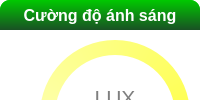
                              <widget class="QFrame" name="Top_Ctrl_frame_3">
                               <property name="sizePolicy">
                                <sizepolicy hsizetype="Preferred" vsizetype="Expanding">
                                 <horstretch>0</horstretch>
                                 <verstretch>0</verstretch>
                                </sizepolicy>
                               </property>
                               <property name="styleSheet">
                                <string notr="true">background-color: rgb(255, 255, 255);
border-radius: 10px;</string>
                               </property>
                               <property name="frameShape">
                                <enum>QFrame::StyledPanel</enum>
                               </property>
                               <property name="frameShadow">
                                <enum>QFrame::Raised</enum>
                               </property>
                               <layout class="QVBoxLayout" name="verticalLayout_31">
                                <property name="spacing">
                                 <number>0</number>
                                </property>
                                <property name="leftMargin">
                                 <number>0</number>
                                </property>
                                <property name="topMargin">
                                 <number>0</number>
                                </property>
                                <property name="rightMargin">
                                 <number>0</number>
                                </property>
                                <property name="bottomMargin">
                                 <number>0</number>
                                </property>
                                <item>
                                 <widget class="QFrame" name="Top_Ctrl_frame3_header">
                                  <property name="styleSheet">
                                   <string notr="true">background-color: rgb(0, 200, 0);</string>
                                  </property>
                                  <property name="frameShape">
                                   <enum>QFrame::StyledPanel</enum>
                                  </property>
                                  <property name="frameShadow">
                                   <enum>QFrame::Raised</enum>
                                  </property>
                                  <layout class="QVBoxLayout" name="verticalLayout_21">
                                   <property name="spacing">
                                    <number>0</number>
                                   </property>
                                   <property name="leftMargin">
                                    <number>0</number>
                                   </property>
                                   <property name="topMargin">
                                    <number>0</number>
                                   </property>
                                   <property name="rightMargin">
                                    <number>0</number>
                                   </property>
                                   <property name="bottomMargin">
                                    <number>0</number>
                                   </property>
                                   <item>
                                    <widget class="QPushButton" name="Top_Ctrl_header3">
                                     <property name="minimumSize">
                                      <size>
                                       <width>0</width>
                                       <height>30</height>
                                      </size>
                                     </property>
                                     <property name="font">
                                      <font>
                                       <family>Segoe UI</family>
                                       <pointsize>12</pointsize>
                                       <weight>75</weight>
                                       <bold>true</bold>
                                      </font>
                                     </property>
                                     <property name="styleSheet">
                                      <string notr="true">color: rgb(255, 255, 255);
background-color: qlineargradient(spread:pad, x1:0, y1:0, x2:0, y2:1, stop:0 rgba(0, 201, 0, 255), stop:1 rgba(25, 81, 36, 255));
border-bottom-left-radius: 0px;
border-bottom-right-radius: 0px;</string>
                                     </property>
                                     <property name="text">
                                      <string>Cường độ ánh sáng</string>
                                     </property>
                                    </widget>
                                   </item>
                                  </layout>
                                 </widget>
                                </item>
                                <item>
                                 <widget class="QFrame" name="Top_Ctrl_frame3_body">
                                  <property name="sizePolicy">
                                   <sizepolicy hsizetype="Preferred" vsizetype="Expanding">
                                    <horstretch>0</horstretch>
                                    <verstretch>0</verstretch>
                                   </sizepolicy>
                                  </property>
                                  <property name="styleSheet">
                                   <string notr="true">background-color: rgba(0, 0, 0, 0);</string>
                                  </property>
                                  <property name="frameShape">
                                   <enum>QFrame::StyledPanel</enum>
                                  </property>
                                  <property name="frameShadow">
                                   <enum>QFrame::Raised</enum>
                                  </property>
                                  <widget class="QLabel" name="Top_Ctrl_frame3_body_lux_2">
                                   <property name="geometry">
                                    <rect>
                                     <x>40</x>
                                     <y>10</y>
                                     <width>150</width>
                                     <height>150</height>
                                    </rect>
                                   </property>
                                   <property name="styleSheet">
                                    <string notr="true">border-radius: 75px;
background-color: qconicalgradient(cx:0.49599, cy:0.51, angle:270, stop:0 rgba(249, 255, 39, 255), stop:0.194779 rgba(254, 255, 70, 255), stop:1 rgba(252, 255, 216, 255));</string>
                                   </property>
                                   <property name="text">
                                    <string/>
                                   </property>
                                  </widget>
                                  <widget class="QLabel" name="Top_Ctrl_frame3_body_lux_1">
                                   <property name="geometry">
                                    <rect>
                                     <x>55</x>
                                     <y>25</y>
                                     <width>120</width>
                                     <height>120</height>
                                    </rect>
                                   </property>
                                   <property name="font">
                                    <font>
                                     <family>Segoe UI</family>
                                     <pointsize>16</pointsize>
                                    </font>
                                   </property>
                                   <property name="styleSheet">
                                    <string notr="true">background-color: rgb(255, 255, 255);
border-radius: 60px;
color: qlineargradient(spread:pad, x1:1, y1:1, x2:1, y2:0, stop:0 rgba(171, 171, 171, 255), stop:1 rgba(239, 239, 239, 255));</string>
                                   </property>
                                   <property name="text">
                                    <string>&lt;html&gt;&lt;head/&gt;&lt;body&gt;&lt;p&gt;&lt;span style=&quot; color:#7f7f7f;&quot;&gt;LUX&lt;/span&gt;&lt;/p&gt;&lt;p&gt;&lt;span style=&quot; font-size:14pt; color:#7f7f7f;&quot;&gt;0&lt;/span&gt;&lt;span style=&quot; font-size:14pt; color:#7f7f7f; vertical-align:super;&quot;&gt;%&lt;/span&gt;&lt;/p&gt;&lt;/body&gt;&lt;/html&gt;</string>
                                   </property>
                                   <property name="alignment">
                                    <set>Qt::AlignCenter</set>
                                   </property>
                                  </widget>
                                  <widget class="QLabel" name="Top_Ctrl_frame3_body_lux_3">
                                   <property name="geometry">
                                    <rect>
                                     <x>30</x>
                                     <y>0</y>
                                     <width>170</width>
                                     <height>170</height>
                                    </rect>
                                   </property>
                                   <property name="styleSheet">
                                    <string notr="true">border-radius:85px;

</string>
                                   </property>
                                   <property name="text">
                                    <string/>
                                   </property>
                                  </widget>
                                  <widget class="QLabel" name="label_41">
                                   <property name="geometry">
                                    <rect>
                                     <x>55</x>
                                     <y>110</y>
                                     <width>120</width>
                                     <height>120</height>
                                    </rect>
                                   </property>
                                   <property name="font">
                                    <font>
                                     <family>Segoe UI</family>
                                     <pointsize>16</pointsize>
                                    </font>
                                   </property>
                                   <property name="whatsThis">
                                    <string>&lt;html&gt;&lt;head/&gt;&lt;body&gt;&lt;p&gt;&lt;br/&gt;&lt;/p&gt;&lt;/body&gt;&lt;/html&gt;</string>
                                   </property>
                                   <property name="styleSheet">
                                    <string notr="true">background-color: rgb(255, 255, 255);
border-radius: 60px;
</string>
                                   </property>
                                   <property name="text">
                                    <string/>
                                   </property>
                                   <property name="alignment">
                                    <set>Qt::AlignCenter</set>
                                   </property>
                                  </widget>
                                  <zorder>Top_Ctrl_frame3_body_lux_2</zorder>
                                  <zorder>Top_Ctrl_frame3_body_lux_3</zorder>
                                  <zorder>label_41</zorder>
                                  <zorder>Top_Ctrl_frame3_body_lux_1</zorder>
                                 </widget>
                                </item>
                               </layout>
                              </widget>
